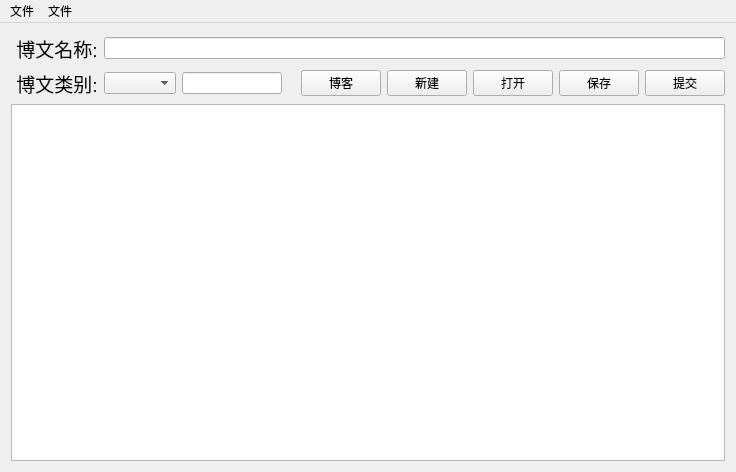
<?xml version="1.0" encoding="UTF-8"?>
<ui version="4.0">
 <class>MainWindow</class>
 <widget class="QMainWindow" name="MainWindow">
  <property name="geometry">
   <rect>
    <x>0</x>
    <y>0</y>
    <width>706</width>
    <height>472</height>
   </rect>
  </property>
  <property name="sizePolicy">
   <sizepolicy hsizetype="Preferred" vsizetype="Preferred">
    <horstretch>0</horstretch>
    <verstretch>0</verstretch>
   </sizepolicy>
  </property>
  <property name="minimumSize">
   <size>
    <width>0</width>
    <height>0</height>
   </size>
  </property>
  <property name="maximumSize">
   <size>
    <width>100000</width>
    <height>100000</height>
   </size>
  </property>
  <property name="windowTitle">
   <string>hebei's blog</string>
  </property>
  <widget class="QWidget" name="centralWidget">
   <layout class="QFormLayout" name="formLayout">
    <item row="0" column="0" colspan="2">
     <layout class="QHBoxLayout" name="horizontalLayout">
      <item>
       <widget class="QLabel" name="title">
        <property name="sizePolicy">
         <sizepolicy hsizetype="Fixed" vsizetype="Fixed">
          <horstretch>0</horstretch>
          <verstretch>0</verstretch>
         </sizepolicy>
        </property>
        <property name="font">
         <font>
          <pointsize>14</pointsize>
         </font>
        </property>
        <property name="text">
         <string> 博文名称:</string>
        </property>
       </widget>
      </item>
      <item>
       <widget class="QLineEdit" name="lineEdit">
        <property name="sizePolicy">
         <sizepolicy hsizetype="Preferred" vsizetype="Fixed">
          <horstretch>1</horstretch>
          <verstretch>0</verstretch>
         </sizepolicy>
        </property>
        <property name="minimumSize">
         <size>
          <width>0</width>
          <height>0</height>
         </size>
        </property>
       </widget>
      </item>
     </layout>
    </item>
    <item row="2" column="0" colspan="2">
     <layout class="QHBoxLayout" name="horizontalLayout_2">
      <property name="sizeConstraint">
       <enum>QLayout::SetMaximumSize</enum>
      </property>
      <item>
       <widget class="QLabel" name="title_2">
        <property name="sizePolicy">
         <sizepolicy hsizetype="Fixed" vsizetype="Fixed">
          <horstretch>0</horstretch>
          <verstretch>0</verstretch>
         </sizepolicy>
        </property>
        <property name="font">
         <font>
          <pointsize>14</pointsize>
         </font>
        </property>
        <property name="text">
         <string> 博文类别:</string>
        </property>
       </widget>
      </item>
      <item>
       <widget class="QComboBox" name="comboBox">
        <property name="sizePolicy">
         <sizepolicy hsizetype="Fixed" vsizetype="Fixed">
          <horstretch>0</horstretch>
          <verstretch>0</verstretch>
         </sizepolicy>
        </property>
       </widget>
      </item>
      <item>
       <widget class="QLineEdit" name="lineEdit_2">
        <property name="sizePolicy">
         <sizepolicy hsizetype="Preferred" vsizetype="Fixed">
          <horstretch>0</horstretch>
          <verstretch>0</verstretch>
         </sizepolicy>
        </property>
        <property name="minimumSize">
         <size>
          <width>100</width>
          <height>0</height>
         </size>
        </property>
       </widget>
      </item>
      <item>
       <widget class="QLabel" name="label">
        <property name="text">
         <string/>
        </property>
       </widget>
      </item>
      <item>
       <widget class="QPushButton" name="pushButton_5">
        <property name="sizePolicy">
         <sizepolicy hsizetype="Fixed" vsizetype="Fixed">
          <horstretch>0</horstretch>
          <verstretch>0</verstretch>
         </sizepolicy>
        </property>
        <property name="text">
         <string>博客</string>
        </property>
       </widget>
      </item>
      <item>
       <widget class="QPushButton" name="pushButton">
        <property name="sizePolicy">
         <sizepolicy hsizetype="Fixed" vsizetype="Fixed">
          <horstretch>0</horstretch>
          <verstretch>0</verstretch>
         </sizepolicy>
        </property>
        <property name="text">
         <string>新建</string>
        </property>
       </widget>
      </item>
      <item>
       <widget class="QPushButton" name="pushButton_2">
        <property name="sizePolicy">
         <sizepolicy hsizetype="Fixed" vsizetype="Fixed">
          <horstretch>0</horstretch>
          <verstretch>0</verstretch>
         </sizepolicy>
        </property>
        <property name="text">
         <string>打开</string>
        </property>
       </widget>
      </item>
      <item>
       <widget class="QPushButton" name="pushButton_3">
        <property name="sizePolicy">
         <sizepolicy hsizetype="Fixed" vsizetype="Fixed">
          <horstretch>0</horstretch>
          <verstretch>0</verstretch>
         </sizepolicy>
        </property>
        <property name="text">
         <string>保存</string>
        </property>
       </widget>
      </item>
      <item>
       <widget class="QPushButton" name="pushButton_4">
        <property name="sizePolicy">
         <sizepolicy hsizetype="Fixed" vsizetype="Fixed">
          <horstretch>0</horstretch>
          <verstretch>0</verstretch>
         </sizepolicy>
        </property>
        <property name="text">
         <string>提交</string>
        </property>
       </widget>
      </item>
     </layout>
    </item>
    <item row="4" column="0" colspan="2">
     <widget class="QTextEdit" name="textEdit">
      <property name="sizePolicy">
       <sizepolicy hsizetype="Expanding" vsizetype="Expanding">
        <horstretch>0</horstretch>
        <verstretch>1</verstretch>
       </sizepolicy>
      </property>
     </widget>
    </item>
   </layout>
  </widget>
  <widget class="QMenuBar" name="menuBar">
   <property name="geometry">
    <rect>
     <x>0</x>
     <y>0</y>
     <width>706</width>
     <height>22</height>
    </rect>
   </property>
   <widget class="QMenu" name="menu">
    <property name="title">
     <string>文件</string>
    </property>
   </widget>
   <widget class="QMenu" name="menu_2">
    <property name="title">
     <string>文件</string>
    </property>
    <addaction name="action"/>
    <addaction name="action_2"/>
    <addaction name="Baocun"/>
    <addaction name="action_3"/>
   </widget>
   <addaction name="menu"/>
   <addaction name="menu_2"/>
  </widget>
  <action name="action">
   <property name="text">
    <string>新建</string>
   </property>
   <property name="shortcut">
    <string>Ctrl+N</string>
   </property>
  </action>
  <action name="action_2">
   <property name="text">
    <string>打开</string>
   </property>
   <property name="shortcut">
    <string>Ctrl+O</string>
   </property>
  </action>
  <action name="Baocun">
   <property name="text">
    <string>保存</string>
   </property>
   <property name="shortcut">
    <string>Ctrl+S</string>
   </property>
  </action>
  <action name="action_3">
   <property name="text">
    <string>提交</string>
   </property>
  </action>
 </widget>
 <layoutdefault spacing="6" margin="11"/>
 <resources/>
 <connections/>
</ui>
